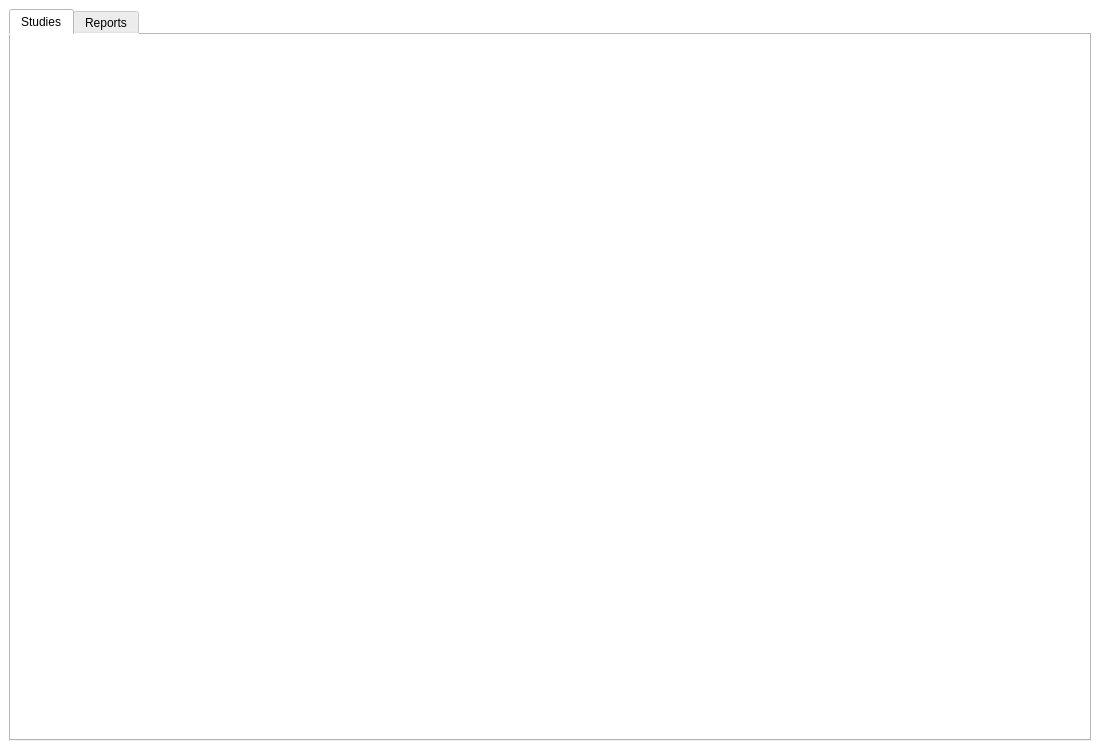
<?xml version="1.0" encoding="UTF-8"?>
<ui version="4.0">
 <class>MainWindow</class>
 <widget class="QMainWindow" name="MainWindow">
  <property name="geometry">
   <rect>
    <x>0</x>
    <y>0</y>
    <width>1100</width>
    <height>750</height>
   </rect>
  </property>
  <property name="minimumSize">
   <size>
    <width>1100</width>
    <height>750</height>
   </size>
  </property>
  <property name="windowTitle">
   <string>iOSA</string>
  </property>
  <property name="windowIcon">
   <iconset>
    <normaloff>bin/icons/WindowLogo.png</normaloff>bin/icons/WindowLogo.png</iconset>
  </property>
  <property name="styleSheet">
   <string notr="true"/>
  </property>
  <widget class="QWidget" name="centralwidget">
   <property name="styleSheet">
    <string notr="true">background-color: rgb(255, 255, 255);</string>
   </property>
   <layout class="QVBoxLayout" name="verticalLayout">
    <item>
     <widget class="QTabWidget" name="tabWidget">
      <property name="currentIndex">
       <number>0</number>
      </property>
      <widget class="QWidget" name="studies">
       <attribute name="title">
        <string>Studies</string>
       </attribute>
       <layout class="QVBoxLayout" name="verticalLayout_2">
        <item>
         <layout class="QGridLayout" name="gridLayout_2">
          <item row="0" column="0">
           <widget class="QStackedWidget" name="main_stack_widget"/>
          </item>
         </layout>
        </item>
       </layout>
      </widget>
      <widget class="QWidget" name="reports">
       <attribute name="title">
        <string>Reports</string>
       </attribute>
       <layout class="QVBoxLayout" name="verticalLayout_8">
        <item>
         <widget class="QFrame" name="mainFrame">
          <property name="styleSheet">
           <string notr="true">QFrame {
	background-color: rgb(255, 255, 255);
}
QLineEdit {
	background-color: rgb(255, 255, 255);
	border-width: 2px;
	border-style: solid;
	border-color: none;
	border-bottom-color: rgb(192, 192, 192);
	border-radius: 15px;
}
QLineEdit:hover {
	border-bottom-color: rgb(140, 140, 140);
}
QPushButton {
	padding: 5px;
	border-width: 2px;
	border-style: solid;
	border-color: rgb(11, 173, 226);
	background-color: rgb(13, 195, 255);
	border-radius: 12px;
}

QPushButton:hover {
	background-color: rgb(11, 173, 226);
}

QPushButton:pressed {
	border-color: (9, 146, 191);
	background-color:rgb(9, 146, 191);
}

/*----------*/

QComboBox 
{
    border: 2px solid;
    background: rgb(255, 255, 255);
	border-color:  rgb(192, 192, 192);
}
</string>
          </property>
          <property name="frameShape">
           <enum>QFrame::StyledPanel</enum>
          </property>
          <property name="frameShadow">
           <enum>QFrame::Raised</enum>
          </property>
          <layout class="QVBoxLayout" name="verticalLayout_3">
           <item>
            <layout class="QGridLayout" name="gridLayout">
             <item row="4" column="0">
              <spacer name="verticalSpacer">
               <property name="orientation">
                <enum>Qt::Vertical</enum>
               </property>
               <property name="sizeHint" stdset="0">
                <size>
                 <width>20</width>
                 <height>40</height>
                </size>
               </property>
              </spacer>
             </item>
             <item row="8" column="0">
              <spacer name="verticalSpacer_6">
               <property name="orientation">
                <enum>Qt::Vertical</enum>
               </property>
               <property name="sizeHint" stdset="0">
                <size>
                 <width>20</width>
                 <height>40</height>
                </size>
               </property>
              </spacer>
             </item>
             <item row="13" column="0">
              <spacer name="horizontalSpacer_14">
               <property name="orientation">
                <enum>Qt::Horizontal</enum>
               </property>
               <property name="sizeHint" stdset="0">
                <size>
                 <width>40</width>
                 <height>20</height>
                </size>
               </property>
              </spacer>
             </item>
             <item row="0" column="9">
              <spacer name="horizontalSpacer">
               <property name="orientation">
                <enum>Qt::Horizontal</enum>
               </property>
               <property name="sizeHint" stdset="0">
                <size>
                 <width>40</width>
                 <height>20</height>
                </size>
               </property>
              </spacer>
             </item>
             <item row="0" column="7">
              <spacer name="horizontalSpacer_6">
               <property name="orientation">
                <enum>Qt::Horizontal</enum>
               </property>
               <property name="sizeHint" stdset="0">
                <size>
                 <width>40</width>
                 <height>20</height>
                </size>
               </property>
              </spacer>
             </item>
             <item row="13" column="1">
              <spacer name="horizontalSpacer_15">
               <property name="orientation">
                <enum>Qt::Horizontal</enum>
               </property>
               <property name="sizeHint" stdset="0">
                <size>
                 <width>40</width>
                 <height>20</height>
                </size>
               </property>
              </spacer>
             </item>
             <item row="13" column="6">
              <spacer name="horizontalSpacer_20">
               <property name="orientation">
                <enum>Qt::Horizontal</enum>
               </property>
               <property name="sizeHint" stdset="0">
                <size>
                 <width>40</width>
                 <height>20</height>
                </size>
               </property>
              </spacer>
             </item>
             <item row="0" column="2">
              <spacer name="horizontalSpacer_11">
               <property name="orientation">
                <enum>Qt::Horizontal</enum>
               </property>
               <property name="sizeHint" stdset="0">
                <size>
                 <width>40</width>
                 <height>20</height>
                </size>
               </property>
              </spacer>
             </item>
             <item row="13" column="8">
              <spacer name="horizontalSpacer_22">
               <property name="orientation">
                <enum>Qt::Horizontal</enum>
               </property>
               <property name="sizeHint" stdset="0">
                <size>
                 <width>40</width>
                 <height>20</height>
                </size>
               </property>
              </spacer>
             </item>
             <item row="4" column="4" rowspan="4" colspan="2">
              <widget class="QFrame" name="frame_2">
               <property name="styleSheet">
                <string notr="true">QFrame {
	border-width: 4;
	border-style: solid;
	border-color: rgb(53, 124, 255);
}

QLabel {
	border: none;
	font-size: 20px;
}</string>
               </property>
               <property name="frameShape">
                <enum>QFrame::StyledPanel</enum>
               </property>
               <property name="frameShadow">
                <enum>QFrame::Raised</enum>
               </property>
               <layout class="QVBoxLayout" name="verticalLayout_7">
                <item>
                 <layout class="QGridLayout" name="gridLayout_4">
                  <item row="1" column="0" alignment="Qt::AlignHCenter">
                   <widget class="QLabel" name="label_5">
                    <property name="text">
                     <string/>
                    </property>
                    <property name="pixmap">
                     <pixmap>../bin/icons/csv_file_logo.png</pixmap>
                    </property>
                   </widget>
                  </item>
                  <item row="3" column="0">
                   <widget class="QPushButton" name="patient_clinic_data_button">
                    <property name="text">
                     <string>Export CSV</string>
                    </property>
                   </widget>
                  </item>
                  <item row="2" column="0">
                   <spacer name="horizontalSpacer_3">
                    <property name="orientation">
                     <enum>Qt::Horizontal</enum>
                    </property>
                    <property name="sizeHint" stdset="0">
                     <size>
                      <width>40</width>
                      <height>20</height>
                     </size>
                    </property>
                   </spacer>
                  </item>
                  <item row="0" column="0" alignment="Qt::AlignHCenter">
                   <widget class="QLabel" name="label_6">
                    <property name="text">
                     <string>Clinic Data</string>
                    </property>
                    <property name="alignment">
                     <set>Qt::AlignCenter</set>
                    </property>
                   </widget>
                  </item>
                 </layout>
                </item>
               </layout>
              </widget>
             </item>
             <item row="13" column="7">
              <spacer name="horizontalSpacer_21">
               <property name="orientation">
                <enum>Qt::Horizontal</enum>
               </property>
               <property name="sizeHint" stdset="0">
                <size>
                 <width>40</width>
                 <height>20</height>
                </size>
               </property>
              </spacer>
             </item>
             <item row="13" column="3">
              <spacer name="horizontalSpacer_17">
               <property name="orientation">
                <enum>Qt::Horizontal</enum>
               </property>
               <property name="sizeHint" stdset="0">
                <size>
                 <width>40</width>
                 <height>20</height>
                </size>
               </property>
              </spacer>
             </item>
             <item row="3" column="0">
              <spacer name="verticalSpacer_23">
               <property name="orientation">
                <enum>Qt::Vertical</enum>
               </property>
               <property name="sizeHint" stdset="0">
                <size>
                 <width>20</width>
                 <height>40</height>
                </size>
               </property>
              </spacer>
             </item>
             <item row="0" column="5">
              <spacer name="horizontalSpacer_8">
               <property name="orientation">
                <enum>Qt::Horizontal</enum>
               </property>
               <property name="sizeHint" stdset="0">
                <size>
                 <width>40</width>
                 <height>20</height>
                </size>
               </property>
              </spacer>
             </item>
             <item row="13" column="4">
              <spacer name="horizontalSpacer_18">
               <property name="orientation">
                <enum>Qt::Horizontal</enum>
               </property>
               <property name="sizeHint" stdset="0">
                <size>
                 <width>40</width>
                 <height>20</height>
                </size>
               </property>
              </spacer>
             </item>
             <item row="0" column="4">
              <spacer name="horizontalSpacer_9">
               <property name="orientation">
                <enum>Qt::Horizontal</enum>
               </property>
               <property name="sizeHint" stdset="0">
                <size>
                 <width>40</width>
                 <height>20</height>
                </size>
               </property>
              </spacer>
             </item>
             <item row="2" column="0">
              <spacer name="verticalSpacer_24">
               <property name="orientation">
                <enum>Qt::Vertical</enum>
               </property>
               <property name="sizeHint" stdset="0">
                <size>
                 <width>20</width>
                 <height>40</height>
                </size>
               </property>
              </spacer>
             </item>
             <item row="6" column="0">
              <spacer name="verticalSpacer_4">
               <property name="orientation">
                <enum>Qt::Vertical</enum>
               </property>
               <property name="sizeHint" stdset="0">
                <size>
                 <width>20</width>
                 <height>40</height>
                </size>
               </property>
              </spacer>
             </item>
             <item row="0" column="1">
              <spacer name="horizontalSpacer_12">
               <property name="orientation">
                <enum>Qt::Horizontal</enum>
               </property>
               <property name="sizeHint" stdset="0">
                <size>
                 <width>40</width>
                 <height>20</height>
                </size>
               </property>
              </spacer>
             </item>
             <item row="13" column="2">
              <spacer name="horizontalSpacer_16">
               <property name="orientation">
                <enum>Qt::Horizontal</enum>
               </property>
               <property name="sizeHint" stdset="0">
                <size>
                 <width>40</width>
                 <height>20</height>
                </size>
               </property>
              </spacer>
             </item>
             <item row="0" column="0">
              <spacer name="horizontalSpacer_13">
               <property name="orientation">
                <enum>Qt::Horizontal</enum>
               </property>
               <property name="sizeHint" stdset="0">
                <size>
                 <width>40</width>
                 <height>20</height>
                </size>
               </property>
              </spacer>
             </item>
             <item row="13" column="9">
              <spacer name="horizontalSpacer_26">
               <property name="orientation">
                <enum>Qt::Horizontal</enum>
               </property>
               <property name="sizeHint" stdset="0">
                <size>
                 <width>40</width>
                 <height>20</height>
                </size>
               </property>
              </spacer>
             </item>
             <item row="11" column="0">
              <spacer name="verticalSpacer_9">
               <property name="orientation">
                <enum>Qt::Vertical</enum>
               </property>
               <property name="sizeHint" stdset="0">
                <size>
                 <width>20</width>
                 <height>40</height>
                </size>
               </property>
              </spacer>
             </item>
             <item row="7" column="0">
              <spacer name="verticalSpacer_5">
               <property name="orientation">
                <enum>Qt::Vertical</enum>
               </property>
               <property name="sizeHint" stdset="0">
                <size>
                 <width>20</width>
                 <height>40</height>
                </size>
               </property>
              </spacer>
             </item>
             <item row="13" column="5">
              <spacer name="horizontalSpacer_19">
               <property name="orientation">
                <enum>Qt::Horizontal</enum>
               </property>
               <property name="sizeHint" stdset="0">
                <size>
                 <width>40</width>
                 <height>20</height>
                </size>
               </property>
              </spacer>
             </item>
             <item row="4" column="1" rowspan="4" colspan="2">
              <widget class="QFrame" name="frame">
               <property name="styleSheet">
                <string notr="true">QFrame {
	border-width: 4;
	border-style: solid;
	border-color: rgb(53, 124, 255);
}

QLabel {
	border: none;
	font-size: 20px;
}</string>
               </property>
               <property name="frameShape">
                <enum>QFrame::StyledPanel</enum>
               </property>
               <property name="frameShadow">
                <enum>QFrame::Raised</enum>
               </property>
               <layout class="QVBoxLayout" name="verticalLayout_4">
                <item>
                 <layout class="QGridLayout" name="gridLayout_3">
                  <item row="0" column="0" alignment="Qt::AlignHCenter|Qt::AlignVCenter">
                   <widget class="QLabel" name="label_2">
                    <property name="text">
                     <string>Complete Report</string>
                    </property>
                    <property name="alignment">
                     <set>Qt::AlignCenter</set>
                    </property>
                   </widget>
                  </item>
                  <item row="3" column="0">
                   <widget class="QPushButton" name="full_patiente_report_button">
                    <property name="text">
                     <string>Export Excel</string>
                    </property>
                   </widget>
                  </item>
                  <item row="1" column="0" alignment="Qt::AlignHCenter">
                   <widget class="QLabel" name="label">
                    <property name="text">
                     <string/>
                    </property>
                    <property name="pixmap">
                     <pixmap>../bin/icons/excel_file_logo.png</pixmap>
                    </property>
                   </widget>
                  </item>
                  <item row="2" column="0">
                   <spacer name="horizontalSpacer_2">
                    <property name="orientation">
                     <enum>Qt::Horizontal</enum>
                    </property>
                    <property name="sizeHint" stdset="0">
                     <size>
                      <width>40</width>
                      <height>20</height>
                     </size>
                    </property>
                   </spacer>
                  </item>
                 </layout>
                </item>
               </layout>
              </widget>
             </item>
             <item row="0" column="8">
              <spacer name="horizontalSpacer_5">
               <property name="orientation">
                <enum>Qt::Horizontal</enum>
               </property>
               <property name="sizeHint" stdset="0">
                <size>
                 <width>40</width>
                 <height>20</height>
                </size>
               </property>
              </spacer>
             </item>
             <item row="9" column="4" rowspan="4" colspan="2">
              <widget class="QFrame" name="frame_4">
               <property name="styleSheet">
                <string notr="true">QFrame {
	border-width: 4;
	border-style: solid;
	border-color: rgb(53, 124, 255);
}

QLabel {
	border: none;
	font-size: 20px;
}</string>
               </property>
               <property name="frameShape">
                <enum>QFrame::StyledPanel</enum>
               </property>
               <property name="frameShadow">
                <enum>QFrame::Raised</enum>
               </property>
               <layout class="QVBoxLayout" name="verticalLayout_6">
                <item>
                 <layout class="QGridLayout" name="gridLayout_6">
                  <item row="1" column="0" alignment="Qt::AlignHCenter">
                   <widget class="QLabel" name="label_3">
                    <property name="text">
                     <string/>
                    </property>
                    <property name="pixmap">
                     <pixmap>../bin/icons/csv_file_logo.png</pixmap>
                    </property>
                   </widget>
                  </item>
                  <item row="2" column="0">
                   <spacer name="horizontalSpacer_23">
                    <property name="orientation">
                     <enum>Qt::Horizontal</enum>
                    </property>
                    <property name="sizeHint" stdset="0">
                     <size>
                      <width>40</width>
                      <height>20</height>
                     </size>
                    </property>
                   </spacer>
                  </item>
                  <item row="3" column="0">
                   <widget class="QPushButton" name="patient_images_points_button">
                    <property name="text">
                     <string>Export CSV</string>
                    </property>
                   </widget>
                  </item>
                  <item row="0" column="0" alignment="Qt::AlignHCenter">
                   <widget class="QLabel" name="label_4">
                    <property name="text">
                     <string>Images
Landmarks</string>
                    </property>
                    <property name="alignment">
                     <set>Qt::AlignCenter</set>
                    </property>
                   </widget>
                  </item>
                 </layout>
                </item>
               </layout>
              </widget>
             </item>
             <item row="0" column="3">
              <spacer name="horizontalSpacer_10">
               <property name="orientation">
                <enum>Qt::Horizontal</enum>
               </property>
               <property name="sizeHint" stdset="0">
                <size>
                 <width>40</width>
                 <height>20</height>
                </size>
               </property>
              </spacer>
             </item>
             <item row="4" column="7" rowspan="4" colspan="2">
              <widget class="QFrame" name="frame_3">
               <property name="styleSheet">
                <string notr="true">QFrame {
	border-width: 4;
	border-style: solid;
	border-color: rgb(53, 124, 255);
}

QLabel {
	border: none;
	font-size: 20px;
}</string>
               </property>
               <property name="frameShape">
                <enum>QFrame::StyledPanel</enum>
               </property>
               <property name="frameShadow">
                <enum>QFrame::Raised</enum>
               </property>
               <layout class="QVBoxLayout" name="verticalLayout_5">
                <item>
                 <layout class="QGridLayout" name="gridLayout_5">
                  <item row="2" column="0">
                   <spacer name="horizontalSpacer_4">
                    <property name="orientation">
                     <enum>Qt::Horizontal</enum>
                    </property>
                    <property name="sizeHint" stdset="0">
                     <size>
                      <width>40</width>
                      <height>20</height>
                     </size>
                    </property>
                   </spacer>
                  </item>
                  <item row="1" column="0" alignment="Qt::AlignHCenter">
                   <widget class="QLabel" name="label_7">
                    <property name="text">
                     <string/>
                    </property>
                    <property name="pixmap">
                     <pixmap>../bin/icons/csv_file_logo.png</pixmap>
                    </property>
                   </widget>
                  </item>
                  <item row="3" column="0">
                   <widget class="QPushButton" name="multimedia_reference_button">
                    <property name="text">
                     <string>Export CSV</string>
                    </property>
                   </widget>
                  </item>
                  <item row="0" column="0">
                   <widget class="QLabel" name="label_8">
                    <property name="text">
                     <string>Multimedia Resources
Path</string>
                    </property>
                    <property name="alignment">
                     <set>Qt::AlignCenter</set>
                    </property>
                   </widget>
                  </item>
                 </layout>
                </item>
               </layout>
              </widget>
             </item>
             <item row="12" column="0">
              <spacer name="verticalSpacer_10">
               <property name="orientation">
                <enum>Qt::Vertical</enum>
               </property>
               <property name="sizeHint" stdset="0">
                <size>
                 <width>20</width>
                 <height>40</height>
                </size>
               </property>
              </spacer>
             </item>
             <item row="10" column="0">
              <spacer name="verticalSpacer_8">
               <property name="orientation">
                <enum>Qt::Vertical</enum>
               </property>
               <property name="sizeHint" stdset="0">
                <size>
                 <width>20</width>
                 <height>40</height>
                </size>
               </property>
              </spacer>
             </item>
             <item row="9" column="0">
              <spacer name="verticalSpacer_7">
               <property name="orientation">
                <enum>Qt::Vertical</enum>
               </property>
               <property name="sizeHint" stdset="0">
                <size>
                 <width>20</width>
                 <height>40</height>
                </size>
               </property>
              </spacer>
             </item>
             <item row="0" column="6">
              <spacer name="horizontalSpacer_7">
               <property name="orientation">
                <enum>Qt::Horizontal</enum>
               </property>
               <property name="sizeHint" stdset="0">
                <size>
                 <width>40</width>
                 <height>20</height>
                </size>
               </property>
              </spacer>
             </item>
             <item row="5" column="0">
              <spacer name="verticalSpacer_3">
               <property name="orientation">
                <enum>Qt::Vertical</enum>
               </property>
               <property name="sizeHint" stdset="0">
                <size>
                 <width>20</width>
                 <height>40</height>
                </size>
               </property>
              </spacer>
             </item>
             <item row="1" column="0">
              <spacer name="verticalSpacer_25">
               <property name="orientation">
                <enum>Qt::Vertical</enum>
               </property>
               <property name="sizeHint" stdset="0">
                <size>
                 <width>20</width>
                 <height>40</height>
                </size>
               </property>
              </spacer>
             </item>
             <item row="1" column="9" rowspan="12">
              <spacer name="verticalSpacer_2">
               <property name="orientation">
                <enum>Qt::Vertical</enum>
               </property>
               <property name="sizeHint" stdset="0">
                <size>
                 <width>20</width>
                 <height>40</height>
                </size>
               </property>
              </spacer>
             </item>
             <item row="1" column="2" rowspan="2" colspan="6">
              <widget class="QFrame" name="frame_5">
               <property name="styleSheet">
                <string notr="true">QFrame {
	border-width: 4;
	border-style: solid;
	border-color: rgb(255, 255, 255);
	border-left-color: rgb(53, 124, 255);
	border-top-color: rgb(53, 124, 255);
}</string>
               </property>
               <property name="frameShape">
                <enum>QFrame::StyledPanel</enum>
               </property>
               <property name="frameShadow">
                <enum>QFrame::Raised</enum>
               </property>
               <layout class="QVBoxLayout" name="verticalLayout_11">
                <item alignment="Qt::AlignHCenter">
                 <widget class="QLabel" name="label_9">
                  <property name="styleSheet">
                   <string notr="true">QFrame {
	border-width: 4;
	border-style: solid;
	border-color: rgb(255, 255, 255);
}
QLabel {
	font-size: 35px;
}
</string>
                  </property>
                  <property name="text">
                   <string>Generate Reports</string>
                  </property>
                 </widget>
                </item>
               </layout>
              </widget>
             </item>
            </layout>
           </item>
          </layout>
         </widget>
        </item>
       </layout>
      </widget>
     </widget>
    </item>
   </layout>
  </widget>
 </widget>
 <tabstops>
  <tabstop>tabWidget</tabstop>
  <tabstop>full_patiente_report_button</tabstop>
  <tabstop>patient_images_points_button</tabstop>
  <tabstop>multimedia_reference_button</tabstop>
  <tabstop>patient_clinic_data_button</tabstop>
 </tabstops>
 <resources>
  <include location="../bin/icons/icons.qrc"/>
 </resources>
 <connections/>
</ui>
